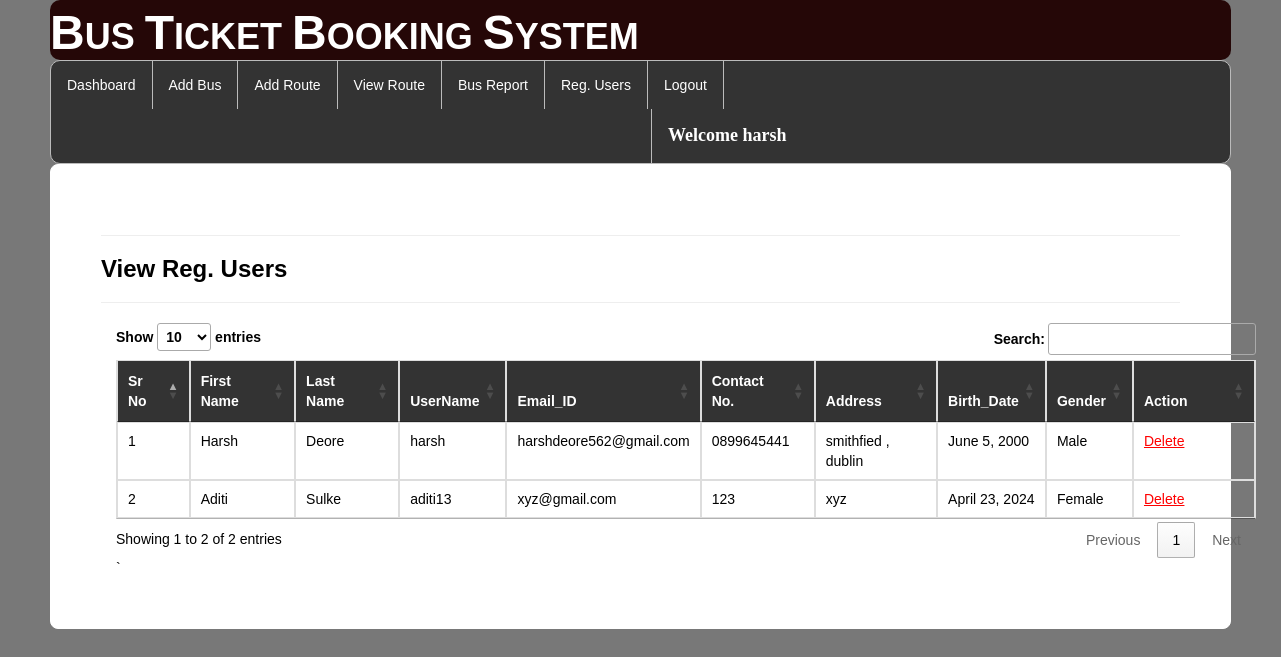
The app's page /view_regusers/ (signed in) with its own data.
### bus/models.py (models this page shows, shortened)
class Register(models.Model):
    user = models.ForeignKey(User,on_delete=models.CASCADE,null=True)
    mobile = models.CharField(max_length=10,null=True)
    add = models.CharField(max_length=100,null=True)
    dob = models.DateField(null=True)
    gender = models.CharField(max_length=10,null=True)

### bus/views.py (the view)
# urls.py: path('view_regusers/', view_regusers, name="view_regusers"),
def view_regusers(request):
    if not request.user.is_authenticated:
        return redirect('login')
    data=Register.objects.filter(user__is_staff=False)
    d={"data":data}
    return render(request,"view_regusers.html",d)

### bus/templates/view_regusers.html (shortened to what this page needs)
{% extends 'navigation3.html' %}
{% load static %}
{% block b %}
<div style="color:Black;border:1px solid white;border-radius:8px;background-color:white;padding:50px">
<hr><h3><strong>View Reg. Users</strong></h3><hr>
    <div class="container">
<table class="noteCard table table-bordered" id="myTable">
  <thead style="color:white;background-color:#333">
  <tr>
    <th>Sr No</th>
    <th>First Name</th>
      <th>Last Name</th>
      <th>UserName</th>
    <th>Email_ID</th>
    <th>Contact No.</th>
       <th>Address</th>
    <th>Birth_Date</th>
    <th>Gender</th>
    <th>Action</th>
  </tr>
  </thead>
   <tbody>
    {% for i in data %}
  <tr>
    <td>{{forloop.counter}}</td>
    <td>{{i.user.first_name}}</td>
    <td>{{i.user.last_name}}</td>
    <td>{{i.user.username}}</td>
      <td>{{i.user.email}}</td>
      <td>{{i.mobile}}</td>
      <td>{{i.add}}</td>
      <td>{{i.dob}}</td>
      <td>{{i.gender}}</td>
    <td style="width:100px">
   <a href="{% url 'delete_user' i.user.id %}" onclick="return confirm('Do you really want to Delete ?');" style="color:red"><u>Delete</u></a></td>
  </tr>
    {% endfor %}
    </tbody>
</table>`
 </div>
</div>
{% endblock %}

### bus/templates/navigation3.html (shortened to what this page needs)
{% extends 'head.html' %}
{% load static %}
{% block body %}
<link rel = stylesheet href = "//cdn.datatables.net/1.10.19/css/jquery.dataTables.min.css">
<ul class="id2">
  <li id="id1"><a href="{% url 'admindashboard' %}">Dashboard</a></li>
  <li id="id1"><a href="{% url 'add_bus' %}">Add Bus</a></li>
  <li id="id1"><a href="{% url 'add_route' %}">Add Route</a></li>
  <li id="id1"><a href="{% url 'availableroute' %}">View Route</a></li>
  <li id="id1"><a href="{% url 'view_bus'%}">Bus Report</a></li>
<li id="id1"><a href="{% url 'view_regusers' %}">Reg. Users</a></li>
  <li id="id1"><a href="{% url 'log_out' %}">Logout</a></li>
      <li id="id2" style="margin-left:600px"><a href="" style="color:white"><strong style="font-size:18px;font-family:cursive">Welcome {{request.user.username}}</strong></a></li>
</ul>
{% block b %}
{% endblock %}
{% endblock %}

### bus/templates/navigation3.html (style rules this page uses)
.id2 { list-style-type: none; margin: 0; padding: 0; overflow: hidden; background-color: #333; border-radius:10px; border:1px solid #bbb; }
#id1 { float: left; border-right:1px solid #bbb; }
#id2 { float: left; border-left:1px solid #bbb; }
li:last-child { border-right: none; }
li a { display: block; color: white; text-align: center; padding: 14px 16px; text-decoration: none; }
body { font-family: Arial, Helvetica, sans-serif; }

### records on screen
Register: user.first_name "Harsh", user.last_name "Deore", user.username "harsh", user.email "harshdeore562@gmail.com", mobile "0899645441", add "smithfied , dublin", dob "June 5, 2000", gender "Male"
Register: user.first_name "Aditi", user.last_name "Sulke", user.username "aditi13", user.email "xyz@gmail.com", mobile "123", add "xyz", dob "April 23, 2024", gender "Female"

### other values on screen
{{ request.user.username }} "harsh"
